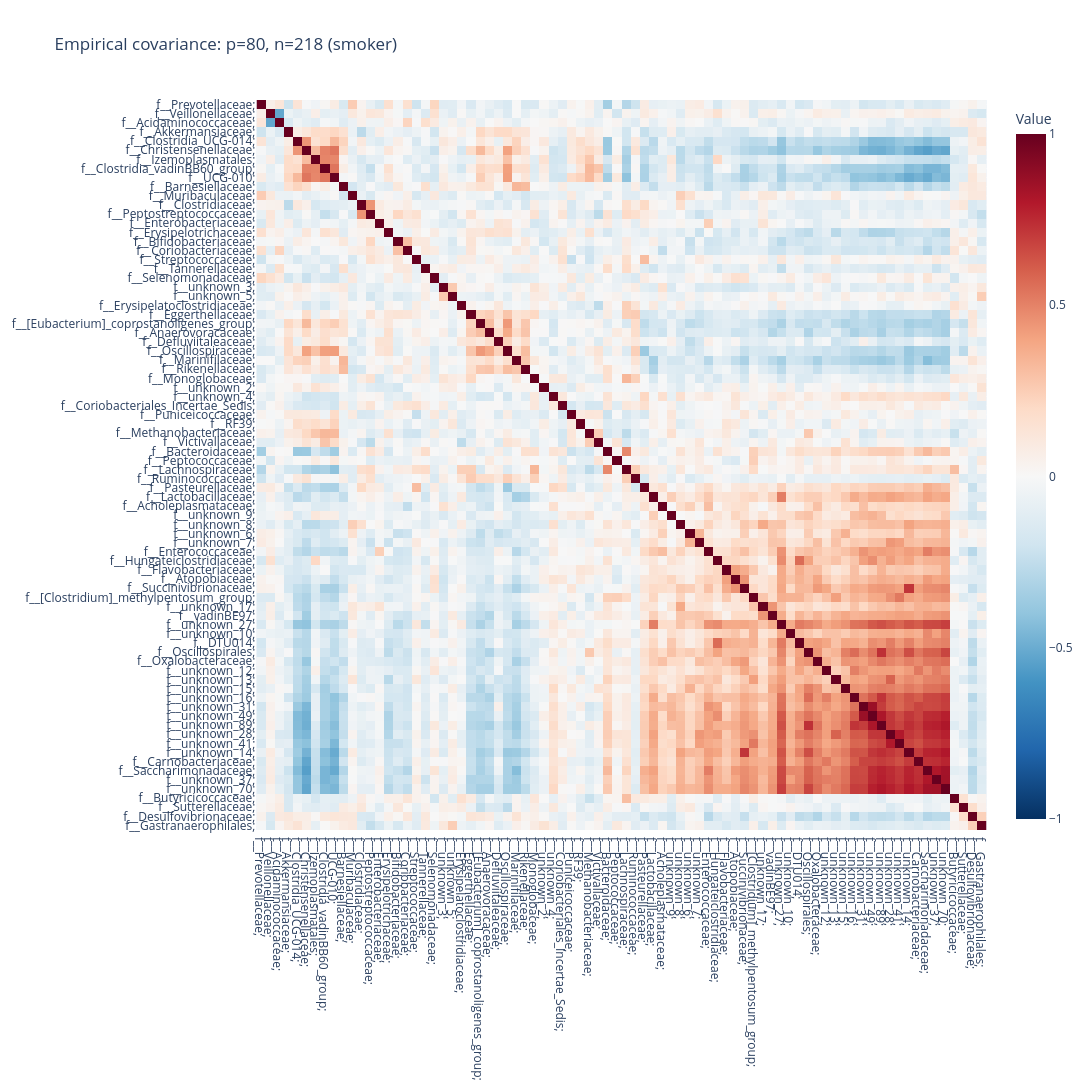
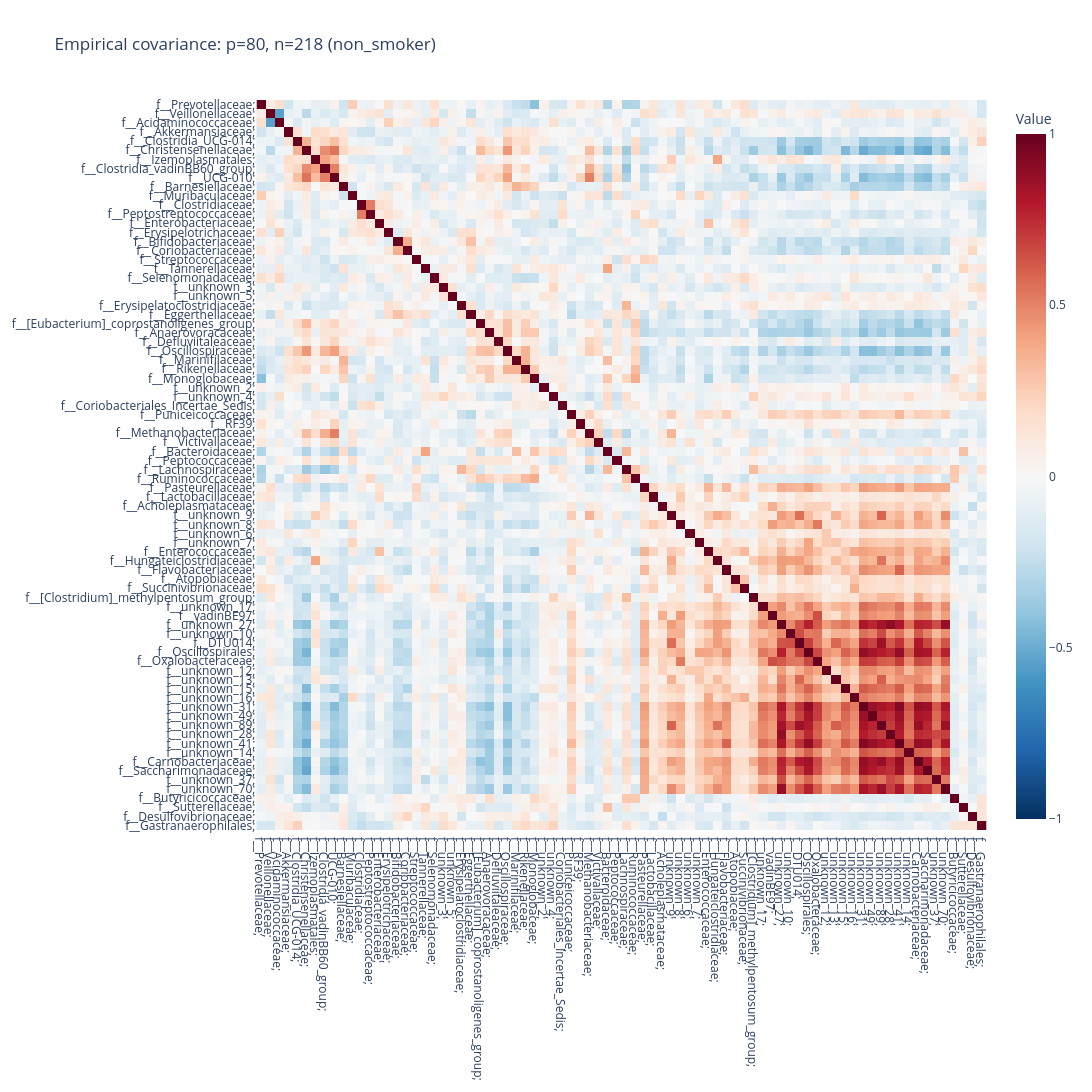

The code cell stored with these charts, in order, in its notebook:
### Code cell
### Hierarchical clustering of the correlation matrix
linkage_counts = linkage(cov_dict["smoker"], method='average')
ordered_indices = leaves_list(linkage_counts)

for case, f_count in zip(["smoker", "non_smoker"], [f_count_non_smoker, f_count_smoker]):
    print(f"Processing {case} case")

    # S = cov_dict[case]
    S = corr_dict[case]

    S_hier = pd.DataFrame(S, index=family_names, columns=family_names)
    S_hier = S_hier.iloc[ordered_indices, ordered_indices]

    fig = px.imshow(S_hier,
                color_continuous_scale='RdBu_r',
                labels={'color': 'Value'},
                title=f'Empirical covariance: p={p}, n={n} ({case})', 
                zmin=-1, 
                zmax=1)
                

    # Customize layout for better visuals (optional)
    fig.update_layout(
        width=1500,
        height=1500,
        xaxis=dict(tickmode='array', tickvals=list(range(len(S_hier.index))), ticktext=list(S_hier.index)),
        yaxis=dict(tickmode='array', tickvals=list(range(len(S_hier.columns))), ticktext=list(S_hier.columns))
    )

    fig.show()

    # fig.write_image(f"plots/png/covaraince_{case}.png")
    # fig.write_image(f"plots/pdf/covaraince_{case}.pdf")
    # fig.write_image(f"plots/svg/covaraince_{case}.svg")
    # fig.write_html(f"plots/html/covaraince_{case}.html")

    fig.write_image(f"plots/png/correlation_{case}_KORA_smoking.png")
    fig.write_image(f"plots/pdf/correlation_{case}_KORA_smoking.pdf")
    fig.write_image(f"plots/svg/correlation_{case}_KORA_smoking.svg")
    fig.write_html(f"plots/html/correlation_{case}_KORA_smoking.html")

### Figure 1 — Plotly figure (JSON) as saved in the notebook; plotly's stock layout.template omitted (floating-point values rounded to 4 significant figures; data arrays with more than 128 entries replaced by an {"elided": "..."} marker saying what was removed)
{"data": [{"coloraxis": "coloraxis", "hovertemplate": "x: %{x}<br>y: %{y}<br>Value: %{z}<extra></extra>", "name": "0", "type": "heatmap", "x": ["f__Prevotellaceae;", "f__Veillonellaceae;", "f__Acidaminococcaceae;", "f__Akkermansiaceae;", "f__Clostridia_UCG-014;", "f__Christensenellaceae;", "f__Izemoplasmatales;", "f__Clostridia_vadinBB60_group;", "f__UCG-010;", "f__Barnesiellaceae;", "f__Muribaculaceae;", "f__Clostridiaceae;", "f__Peptostreptococcaceae;", "f__Enterobacteriaceae;", "f__Erysipelotrichaceae;", "f__Bifidobacteriaceae;", "f__Coriobacteriaceae;", "f__Streptococcaceae;", "f__Tannerellaceae;", "f__Selenomonadaceae;", "f__unknown_3;", "f__unknown_5;", "f__Erysipelatoclostridiaceae;", "f__Eggerthellaceae;", "f__[Eubacterium]_coprostanoligenes_group;", "f__Anaerovoracaceae;", "f__Defluviitaleaceae;", "f__Oscillospiraceae;", "f__Marinifilaceae;", "f__Rikenellaceae;", "f__Monoglobaceae;", "f__unknown_2;", "f__unknown_4;", "f__Coriobacteriales_Incertae_Sedis;", "f__Puniceicoccaceae;", "f__RF39;", "f__Methanobacteriaceae;", "f__Victivallaceae;", "f__Bacteroidaceae;", "f__Peptococcaceae;", "f__Lachnospiraceae;", "f__Ruminococcaceae;", "f__Pasteurellaceae;", "f__Lactobacillaceae;", "f__Acholeplasmataceae;", "f__unknown_9;", "f__unknown_8;", "f__unknown_6;", "f__unknown_7;", "f__Enterococcaceae;", "f__Hungateiclostridiaceae;", "f__Flavobacteriaceae;", "f__Atopobiaceae;", "f__Succinivibrionaceae;", "f__[Clostridium]_methylpentosum_group;", "f__unknown_17;", "f__vadinBE97;", "f__unknown_27;", "f__unknown_10;", "f__DTU014;", "f__Oscillospirales;", "f__Oxalobacteraceae;", "f__unknown_12;", "f__unknown_13;", "f__unknown_15;", "f__unknown_16;", "f__unknown_31;", "f__unknown_49;", "f__unknown_89;", "f__unknown_28;", "f__unknown_41;", "f__unknown_14;", "f__Carnobacteriaceae;", "f__Saccharimonadaceae;", "f__unknown_37;", "f__unknown_70;", "f__Butyricicoccaceae;", "f__Sutterellaceae;", "f__Desulfovibrionaceae;", "f__Gastranaerophilales;"], "xaxis": "x", "y": ["f__Prevotellaceae;", "f__Veillonellaceae;", "f__Acidaminococcaceae;", "f__Akkermansiaceae;", "f__Clostridia_UCG-014;", "f__Christensenellaceae;", "f__Izemoplasmatales;", "f__Clostridia_vadinBB60_group;", "f__UCG-010;", "f__Barnesiellaceae;", "f__Muribaculaceae;", "f__Clostridiaceae;", "f__Peptostreptococcaceae;", "f__Enterobacteriaceae;", "f__Erysipelotrichaceae;", "f__Bifidobacteriaceae;", "f__Coriobacteriaceae;", "f__Streptococcaceae;", "f__Tannerellaceae;", "f__Selenomonadaceae;", "f__unknown_3;", "f__unknown_5;", "f__Erysipelatoclostridiaceae;", "f__Eggerthellaceae;", "f__[Eubacterium]_coprostanoligenes_group;", "f__Anaerovoracaceae;", "f__Defluviitaleaceae;", "f__Oscillospiraceae;", "f__Marinifilaceae;", "f__Rikenellaceae;", "f__Monoglobaceae;", "f__unknown_2;", "f__unknown_4;", "f__Coriobacteriales_Incertae_Sedis;", "f__Puniceicoccaceae;", "f__RF39;", "f__Methanobacteriaceae;", "f__Victivallaceae;", "f__Bacteroidaceae;", "f__Peptococcaceae;", "f__Lachnospiraceae;", "f__Ruminococcaceae;", "f__Pasteurellaceae;", "f__Lactobacillaceae;", "f__Acholeplasmataceae;", "f__unknown_9;", "f__unknown_8;", "f__unknown_6;", "f__unknown_7;", "f__Enterococcaceae;", "f__Hungateiclostridiaceae;", "f__Flavobacteriaceae;", "f__Atopobiaceae;", "f__Succinivibrionaceae;", "f__[Clostridium]_methylpentosum_group;", "f__unknown_17;", "f__vadinBE97;", "f__unknown_27;", "f__unknown_10;", "f__DTU014;", "f__Oscillospirales;", "f__Oxalobacteraceae;", "f__unknown_12;", "f__unknown_13;", "f__unknown_15;", "f__unknown_16;", "f__unknown_31;", "f__unknown_49;", "f__unknown_89;", "f__unknown_28;", "f__unknown_41;", "f__unknown_14;", "f__Carnobacteriaceae;", "f__Saccharimonadaceae;", "f__unknown_37;", "f__unknown_70;", "f__Butyricicoccaceae;", "f__Sutterellaceae;", "f__Desulfovibrionaceae;", "f__Gastranaerophilales;"], "yaxis": "y", "z": {"elided": "80x80 float values"}}], "layout": {"coloraxis": {"cmax": 1, "cmin": -1, "colorbar": {"title": {"text": "Value"}}, "colorscale": [[0, "rgb(5,48,97)"], [0.1, "rgb(33,102,172)"], [0.2, "rgb(67,147,195)"], [0.3, "rgb(146,197,222)"], [0.4, "rgb(209,229,240)"], [0.5, "rgb(247,247,247)"], [0.6, "rgb(253,219,199)"], [0.7, "rgb(244,165,130)"], [0.8, "rgb(214,96,77)"], [0.9, "rgb(178,24,43)"], [1, "rgb(103,0,31)"]]}, "height": 1500, "title": {"text": "Empirical covariance: p=80, n=218 (smoker)"}, "width": 1500, "xaxis": {"anchor": "y", "constrain": "domain", "domain": [0, 1], "scaleanchor": "y", "tickmode": "array", "ticktext": ["f__Prevotellaceae;", "f__Veillonellaceae;", "f__Acidaminococcaceae;", "f__Akkermansiaceae;", "f__Clostridia_UCG-014;", "f__Christensenellaceae;", "f__Izemoplasmatales;", "f__Clostridia_vadinBB60_group;", "f__UCG-010;", "f__Barnesiellaceae;", "f__Muribaculaceae;", "f__Clostridiaceae;", "f__Peptostreptococcaceae;", "f__Enterobacteriaceae;", "f__Erysipelotrichaceae;", "f__Bifidobacteriaceae;", "f__Coriobacteriaceae;", "f__Streptococcaceae;", "f__Tannerellaceae;", "f__Selenomonadaceae;", "f__unknown_3;", "f__unknown_5;", "f__Erysipelatoclostridiaceae;", "f__Eggerthellaceae;", "f__[Eubacterium]_coprostanoligenes_group;", "f__Anaerovoracaceae;", "f__Defluviitaleaceae;", "f__Oscillospiraceae;", "f__Marinifilaceae;", "f__Rikenellaceae;", "f__Monoglobaceae;", "f__unknown_2;", "f__unknown_4;", "f__Coriobacteriales_Incertae_Sedis;", "f__Puniceicoccaceae;", "f__RF39;", "f__Methanobacteriaceae;", "f__Victivallaceae;", "f__Bacteroidaceae;", "f__Peptococcaceae;", "f__Lachnospiraceae;", "f__Ruminococcaceae;", "f__Pasteurellaceae;", "f__Lactobacillaceae;", "f__Acholeplasmataceae;", "f__unknown_9;", "f__unknown_8;", "f__unknown_6;", "f__unknown_7;", "f__Enterococcaceae;", "f__Hungateiclostridiaceae;", "f__Flavobacteriaceae;", "f__Atopobiaceae;", "f__Succinivibrionaceae;", "f__[Clostridium]_methylpentosum_group;", "f__unknown_17;", "f__vadinBE97;", "f__unknown_27;", "f__unknown_10;", "f__DTU014;", "f__Oscillospirales;", "f__Oxalobacteraceae;", "f__unknown_12;", "f__unknown_13;", "f__unknown_15;", "f__unknown_16;", "f__unknown_31;", "f__unknown_49;", "f__unknown_89;", "f__unknown_28;", "f__unknown_41;", "f__unknown_14;", "f__Carnobacteriaceae;", "f__Saccharimonadaceae;", "f__unknown_37;", "f__unknown_70;", "f__Butyricicoccaceae;", "f__Sutterellaceae;", "f__Desulfovibrionaceae;", "f__Gastranaerophilales;"], "tickvals": [0, 1, 2, 3, 4, 5, 6, 7, 8, 9, 10, 11, 12, 13, 14, 15, 16, 17, 18, 19, 20, 21, 22, 23, 24, 25, 26, 27, 28, 29, 30, 31, 32, 33, 34, 35, 36, 37, 38, 39, 40, 41, 42, 43, 44, 45, 46, 47, 48, 49, 50, 51, 52, 53, 54, 55, 56, 57, 58, 59, 60, 61, 62, 63, 64, 65, 66, 67, 68, 69, 70, 71, 72, 73, 74, 75, 76, 77, 78, 79]}, "yaxis": {"anchor": "x", "autorange": "reversed", "constrain": "domain", "domain": [0, 1], "tickmode": "array", "ticktext": ["f__Prevotellaceae;", "f__Veillonellaceae;", "f__Acidaminococcaceae;", "f__Akkermansiaceae;", "f__Clostridia_UCG-014;", "f__Christensenellaceae;", "f__Izemoplasmatales;", "f__Clostridia_vadinBB60_group;", "f__UCG-010;", "f__Barnesiellaceae;", "f__Muribaculaceae;", "f__Clostridiaceae;", "f__Peptostreptococcaceae;", "f__Enterobacteriaceae;", "f__Erysipelotrichaceae;", "f__Bifidobacteriaceae;", "f__Coriobacteriaceae;", "f__Streptococcaceae;", "f__Tannerellaceae;", "f__Selenomonadaceae;", "f__unknown_3;", "f__unknown_5;", "f__Erysipelatoclostridiaceae;", "f__Eggerthellaceae;", "f__[Eubacterium]_coprostanoligenes_group;", "f__Anaerovoracaceae;", "f__Defluviitaleaceae;", "f__Oscillospiraceae;", "f__Marinifilaceae;", "f__Rikenellaceae;", "f__Monoglobaceae;", "f__unknown_2;", "f__unknown_4;", "f__Coriobacteriales_Incertae_Sedis;", "f__Puniceicoccaceae;", "f__RF39;", "f__Methanobacteriaceae;", "f__Victivallaceae;", "f__Bacteroidaceae;", "f__Peptococcaceae;", "f__Lachnospiraceae;", "f__Ruminococcaceae;", "f__Pasteurellaceae;", "f__Lactobacillaceae;", "f__Acholeplasmataceae;", "f__unknown_9;", "f__unknown_8;", "f__unknown_6;", "f__unknown_7;", "f__Enterococcaceae;", "f__Hungateiclostridiaceae;", "f__Flavobacteriaceae;", "f__Atopobiaceae;", "f__Succinivibrionaceae;", "f__[Clostridium]_methylpentosum_group;", "f__unknown_17;", "f__vadinBE97;", "f__unknown_27;", "f__unknown_10;", "f__DTU014;", "f__Oscillospirales;", "f__Oxalobacteraceae;", "f__unknown_12;", "f__unknown_13;", "f__unknown_15;", "f__unknown_16;", "f__unknown_31;", "f__unknown_49;", "f__unknown_89;", "f__unknown_28;", "f__unknown_41;", "f__unknown_14;", "f__Carnobacteriaceae;", "f__Saccharimonadaceae;", "f__unknown_37;", "f__unknown_70;", "f__Butyricicoccaceae;", "f__Sutterellaceae;", "f__Desulfovibrionaceae;", "f__Gastranaerophilales;"], "tickvals": [0, 1, 2, 3, 4, 5, 6, 7, 8, 9, 10, 11, 12, 13, 14, 15, 16, 17, 18, 19, 20, 21, 22, 23, 24, 25, 26, 27, 28, 29, 30, 31, 32, 33, 34, 35, 36, 37, 38, 39, 40, 41, 42, 43, 44, 45, 46, 47, 48, 49, 50, 51, 52, 53, 54, 55, 56, 57, 58, 59, 60, 61, 62, 63, 64, 65, 66, 67, 68, 69, 70, 71, 72, 73, 74, 75, 76, 77, 78, 79]}}}

### Figure 2 — Plotly figure (JSON) as saved in the notebook; plotly's stock layout.template omitted (floating-point values rounded to 4 significant figures; data arrays with more than 128 entries replaced by an {"elided": "..."} marker saying what was removed)
{"data": [{"coloraxis": "coloraxis", "hovertemplate": "x: %{x}<br>y: %{y}<br>Value: %{z}<extra></extra>", "name": "0", "type": "heatmap", "x": ["f__Prevotellaceae;", "f__Veillonellaceae;", "f__Acidaminococcaceae;", "f__Akkermansiaceae;", "f__Clostridia_UCG-014;", "f__Christensenellaceae;", "f__Izemoplasmatales;", "f__Clostridia_vadinBB60_group;", "f__UCG-010;", "f__Barnesiellaceae;", "f__Muribaculaceae;", "f__Clostridiaceae;", "f__Peptostreptococcaceae;", "f__Enterobacteriaceae;", "f__Erysipelotrichaceae;", "f__Bifidobacteriaceae;", "f__Coriobacteriaceae;", "f__Streptococcaceae;", "f__Tannerellaceae;", "f__Selenomonadaceae;", "f__unknown_3;", "f__unknown_5;", "f__Erysipelatoclostridiaceae;", "f__Eggerthellaceae;", "f__[Eubacterium]_coprostanoligenes_group;", "f__Anaerovoracaceae;", "f__Defluviitaleaceae;", "f__Oscillospiraceae;", "f__Marinifilaceae;", "f__Rikenellaceae;", "f__Monoglobaceae;", "f__unknown_2;", "f__unknown_4;", "f__Coriobacteriales_Incertae_Sedis;", "f__Puniceicoccaceae;", "f__RF39;", "f__Methanobacteriaceae;", "f__Victivallaceae;", "f__Bacteroidaceae;", "f__Peptococcaceae;", "f__Lachnospiraceae;", "f__Ruminococcaceae;", "f__Pasteurellaceae;", "f__Lactobacillaceae;", "f__Acholeplasmataceae;", "f__unknown_9;", "f__unknown_8;", "f__unknown_6;", "f__unknown_7;", "f__Enterococcaceae;", "f__Hungateiclostridiaceae;", "f__Flavobacteriaceae;", "f__Atopobiaceae;", "f__Succinivibrionaceae;", "f__[Clostridium]_methylpentosum_group;", "f__unknown_17;", "f__vadinBE97;", "f__unknown_27;", "f__unknown_10;", "f__DTU014;", "f__Oscillospirales;", "f__Oxalobacteraceae;", "f__unknown_12;", "f__unknown_13;", "f__unknown_15;", "f__unknown_16;", "f__unknown_31;", "f__unknown_49;", "f__unknown_89;", "f__unknown_28;", "f__unknown_41;", "f__unknown_14;", "f__Carnobacteriaceae;", "f__Saccharimonadaceae;", "f__unknown_37;", "f__unknown_70;", "f__Butyricicoccaceae;", "f__Sutterellaceae;", "f__Desulfovibrionaceae;", "f__Gastranaerophilales;"], "xaxis": "x", "y": ["f__Prevotellaceae;", "f__Veillonellaceae;", "f__Acidaminococcaceae;", "f__Akkermansiaceae;", "f__Clostridia_UCG-014;", "f__Christensenellaceae;", "f__Izemoplasmatales;", "f__Clostridia_vadinBB60_group;", "f__UCG-010;", "f__Barnesiellaceae;", "f__Muribaculaceae;", "f__Clostridiaceae;", "f__Peptostreptococcaceae;", "f__Enterobacteriaceae;", "f__Erysipelotrichaceae;", "f__Bifidobacteriaceae;", "f__Coriobacteriaceae;", "f__Streptococcaceae;", "f__Tannerellaceae;", "f__Selenomonadaceae;", "f__unknown_3;", "f__unknown_5;", "f__Erysipelatoclostridiaceae;", "f__Eggerthellaceae;", "f__[Eubacterium]_coprostanoligenes_group;", "f__Anaerovoracaceae;", "f__Defluviitaleaceae;", "f__Oscillospiraceae;", "f__Marinifilaceae;", "f__Rikenellaceae;", "f__Monoglobaceae;", "f__unknown_2;", "f__unknown_4;", "f__Coriobacteriales_Incertae_Sedis;", "f__Puniceicoccaceae;", "f__RF39;", "f__Methanobacteriaceae;", "f__Victivallaceae;", "f__Bacteroidaceae;", "f__Peptococcaceae;", "f__Lachnospiraceae;", "f__Ruminococcaceae;", "f__Pasteurellaceae;", "f__Lactobacillaceae;", "f__Acholeplasmataceae;", "f__unknown_9;", "f__unknown_8;", "f__unknown_6;", "f__unknown_7;", "f__Enterococcaceae;", "f__Hungateiclostridiaceae;", "f__Flavobacteriaceae;", "f__Atopobiaceae;", "f__Succinivibrionaceae;", "f__[Clostridium]_methylpentosum_group;", "f__unknown_17;", "f__vadinBE97;", "f__unknown_27;", "f__unknown_10;", "f__DTU014;", "f__Oscillospirales;", "f__Oxalobacteraceae;", "f__unknown_12;", "f__unknown_13;", "f__unknown_15;", "f__unknown_16;", "f__unknown_31;", "f__unknown_49;", "f__unknown_89;", "f__unknown_28;", "f__unknown_41;", "f__unknown_14;", "f__Carnobacteriaceae;", "f__Saccharimonadaceae;", "f__unknown_37;", "f__unknown_70;", "f__Butyricicoccaceae;", "f__Sutterellaceae;", "f__Desulfovibrionaceae;", "f__Gastranaerophilales;"], "yaxis": "y", "z": {"elided": "80x80 float values"}}], "layout": {"coloraxis": {"cmax": 1, "cmin": -1, "colorbar": {"title": {"text": "Value"}}, "colorscale": [[0, "rgb(5,48,97)"], [0.1, "rgb(33,102,172)"], [0.2, "rgb(67,147,195)"], [0.3, "rgb(146,197,222)"], [0.4, "rgb(209,229,240)"], [0.5, "rgb(247,247,247)"], [0.6, "rgb(253,219,199)"], [0.7, "rgb(244,165,130)"], [0.8, "rgb(214,96,77)"], [0.9, "rgb(178,24,43)"], [1, "rgb(103,0,31)"]]}, "height": 1500, "title": {"text": "Empirical covariance: p=80, n=218 (non_smoker)"}, "width": 1500, "xaxis": {"anchor": "y", "constrain": "domain", "domain": [0, 1], "scaleanchor": "y", "tickmode": "array", "ticktext": ["f__Prevotellaceae;", "f__Veillonellaceae;", "f__Acidaminococcaceae;", "f__Akkermansiaceae;", "f__Clostridia_UCG-014;", "f__Christensenellaceae;", "f__Izemoplasmatales;", "f__Clostridia_vadinBB60_group;", "f__UCG-010;", "f__Barnesiellaceae;", "f__Muribaculaceae;", "f__Clostridiaceae;", "f__Peptostreptococcaceae;", "f__Enterobacteriaceae;", "f__Erysipelotrichaceae;", "f__Bifidobacteriaceae;", "f__Coriobacteriaceae;", "f__Streptococcaceae;", "f__Tannerellaceae;", "f__Selenomonadaceae;", "f__unknown_3;", "f__unknown_5;", "f__Erysipelatoclostridiaceae;", "f__Eggerthellaceae;", "f__[Eubacterium]_coprostanoligenes_group;", "f__Anaerovoracaceae;", "f__Defluviitaleaceae;", "f__Oscillospiraceae;", "f__Marinifilaceae;", "f__Rikenellaceae;", "f__Monoglobaceae;", "f__unknown_2;", "f__unknown_4;", "f__Coriobacteriales_Incertae_Sedis;", "f__Puniceicoccaceae;", "f__RF39;", "f__Methanobacteriaceae;", "f__Victivallaceae;", "f__Bacteroidaceae;", "f__Peptococcaceae;", "f__Lachnospiraceae;", "f__Ruminococcaceae;", "f__Pasteurellaceae;", "f__Lactobacillaceae;", "f__Acholeplasmataceae;", "f__unknown_9;", "f__unknown_8;", "f__unknown_6;", "f__unknown_7;", "f__Enterococcaceae;", "f__Hungateiclostridiaceae;", "f__Flavobacteriaceae;", "f__Atopobiaceae;", "f__Succinivibrionaceae;", "f__[Clostridium]_methylpentosum_group;", "f__unknown_17;", "f__vadinBE97;", "f__unknown_27;", "f__unknown_10;", "f__DTU014;", "f__Oscillospirales;", "f__Oxalobacteraceae;", "f__unknown_12;", "f__unknown_13;", "f__unknown_15;", "f__unknown_16;", "f__unknown_31;", "f__unknown_49;", "f__unknown_89;", "f__unknown_28;", "f__unknown_41;", "f__unknown_14;", "f__Carnobacteriaceae;", "f__Saccharimonadaceae;", "f__unknown_37;", "f__unknown_70;", "f__Butyricicoccaceae;", "f__Sutterellaceae;", "f__Desulfovibrionaceae;", "f__Gastranaerophilales;"], "tickvals": [0, 1, 2, 3, 4, 5, 6, 7, 8, 9, 10, 11, 12, 13, 14, 15, 16, 17, 18, 19, 20, 21, 22, 23, 24, 25, 26, 27, 28, 29, 30, 31, 32, 33, 34, 35, 36, 37, 38, 39, 40, 41, 42, 43, 44, 45, 46, 47, 48, 49, 50, 51, 52, 53, 54, 55, 56, 57, 58, 59, 60, 61, 62, 63, 64, 65, 66, 67, 68, 69, 70, 71, 72, 73, 74, 75, 76, 77, 78, 79]}, "yaxis": {"anchor": "x", "autorange": "reversed", "constrain": "domain", "domain": [0, 1], "tickmode": "array", "ticktext": ["f__Prevotellaceae;", "f__Veillonellaceae;", "f__Acidaminococcaceae;", "f__Akkermansiaceae;", "f__Clostridia_UCG-014;", "f__Christensenellaceae;", "f__Izemoplasmatales;", "f__Clostridia_vadinBB60_group;", "f__UCG-010;", "f__Barnesiellaceae;", "f__Muribaculaceae;", "f__Clostridiaceae;", "f__Peptostreptococcaceae;", "f__Enterobacteriaceae;", "f__Erysipelotrichaceae;", "f__Bifidobacteriaceae;", "f__Coriobacteriaceae;", "f__Streptococcaceae;", "f__Tannerellaceae;", "f__Selenomonadaceae;", "f__unknown_3;", "f__unknown_5;", "f__Erysipelatoclostridiaceae;", "f__Eggerthellaceae;", "f__[Eubacterium]_coprostanoligenes_group;", "f__Anaerovoracaceae;", "f__Defluviitaleaceae;", "f__Oscillospiraceae;", "f__Marinifilaceae;", "f__Rikenellaceae;", "f__Monoglobaceae;", "f__unknown_2;", "f__unknown_4;", "f__Coriobacteriales_Incertae_Sedis;", "f__Puniceicoccaceae;", "f__RF39;", "f__Methanobacteriaceae;", "f__Victivallaceae;", "f__Bacteroidaceae;", "f__Peptococcaceae;", "f__Lachnospiraceae;", "f__Ruminococcaceae;", "f__Pasteurellaceae;", "f__Lactobacillaceae;", "f__Acholeplasmataceae;", "f__unknown_9;", "f__unknown_8;", "f__unknown_6;", "f__unknown_7;", "f__Enterococcaceae;", "f__Hungateiclostridiaceae;", "f__Flavobacteriaceae;", "f__Atopobiaceae;", "f__Succinivibrionaceae;", "f__[Clostridium]_methylpentosum_group;", "f__unknown_17;", "f__vadinBE97;", "f__unknown_27;", "f__unknown_10;", "f__DTU014;", "f__Oscillospirales;", "f__Oxalobacteraceae;", "f__unknown_12;", "f__unknown_13;", "f__unknown_15;", "f__unknown_16;", "f__unknown_31;", "f__unknown_49;", "f__unknown_89;", "f__unknown_28;", "f__unknown_41;", "f__unknown_14;", "f__Carnobacteriaceae;", "f__Saccharimonadaceae;", "f__unknown_37;", "f__unknown_70;", "f__Butyricicoccaceae;", "f__Sutterellaceae;", "f__Desulfovibrionaceae;", "f__Gastranaerophilales;"], "tickvals": [0, 1, 2, 3, 4, 5, 6, 7, 8, 9, 10, 11, 12, 13, 14, 15, 16, 17, 18, 19, 20, 21, 22, 23, 24, 25, 26, 27, 28, 29, 30, 31, 32, 33, 34, 35, 36, 37, 38, 39, 40, 41, 42, 43, 44, 45, 46, 47, 48, 49, 50, 51, 52, 53, 54, 55, 56, 57, 58, 59, 60, 61, 62, 63, 64, 65, 66, 67, 68, 69, 70, 71, 72, 73, 74, 75, 76, 77, 78, 79]}}}
